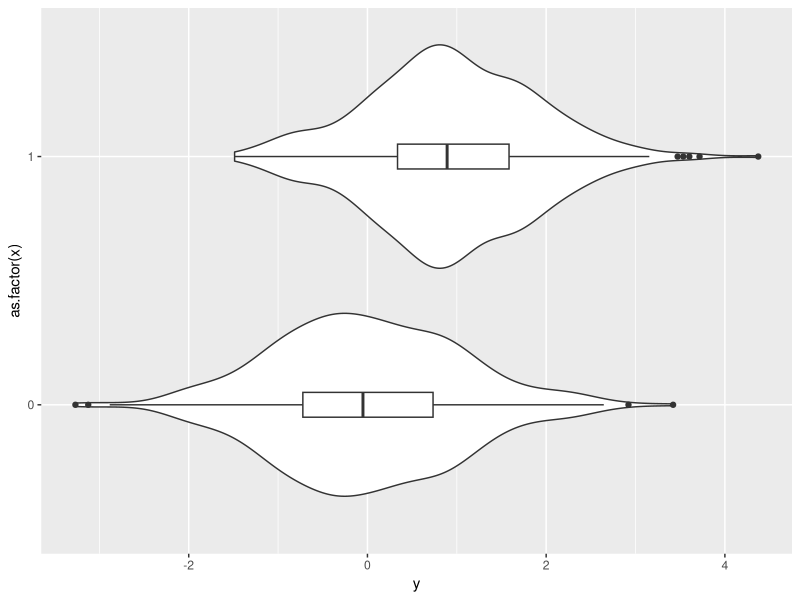
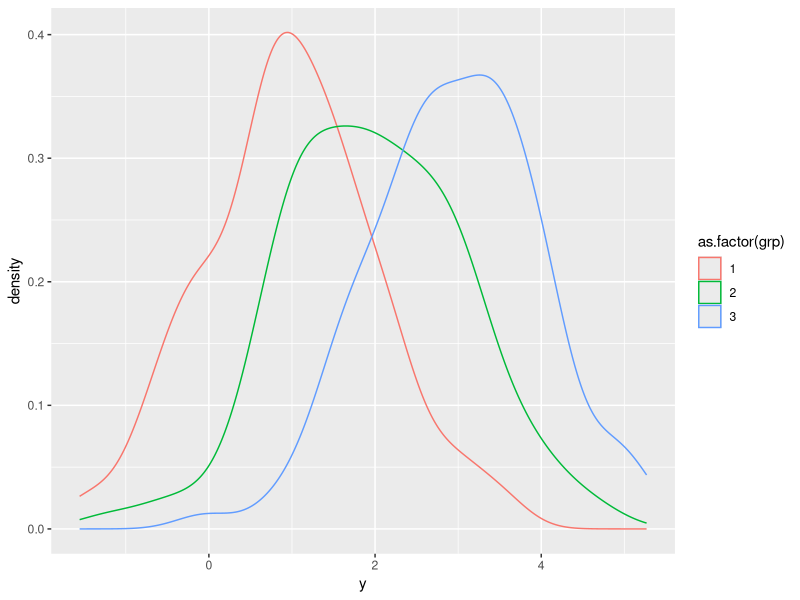

The R script that drew these images, in order:
## ---- chunk 1
library(dplyr)
library(ggplot2)

myvar = function(x) { mean(x^2) - mean(x)^2 }

x = sample(c(0:1), size = 1e3, replace = T)
y = x + rnorm(1e3, 0, 1)

data = data.frame(x, y)
ggplot(data, aes(x = as.factor(x), y = y)) + geom_violin() + geom_boxplot(width = 0.1) + coord_flip()

myvar(y)

myvar(y[x == 0])
myvar(y[x == 1])

(sigma = mean(myvar(y[x == 0]), myvar(y[x == 1])))

mean(y[x == 0])
mean(y[x == 1])

(evar = myvar(c(mean(y[x == 0]), mean(y[x == 1]))))

evar = rep(mean(y[x == 0]), times = 1e3)
evar[x == 1] = mean(y[x == 1])

myvar(evar)

f = lm(y ~ x - 1)
summary(f)
sigma(f)

var(y)
var(predict(f))
var(unique(predict(f)))

var(predict(f)) + sigma(f)
## ---- chunk 2
x = sample(c(0:1), size = 1e3, replace = T)
y = 2 * x + rnorm(1e3, 0, 1)

f = lm(y ~ x)
summary(f)
beta = coefficients(f)["x"]

beta^2 * var(x)
var(predict(f))

var(y)
sigma(f)
sigma(f) + beta^2 * var(x)
sigma(f) + var(predict(f))

x1 = rbinom(1e3, 2, .3)
var(x1)
p = mean(x1) / 2
2 * p * (1-p)
## ---- chunk 3
x1 = rnorm(1e2, 1, 1)
x2 = rnorm(1e2, 2, 1)
x3 = rnorm(1e2, 3, 1)

y = c(x1, x2, x3)
dd = data.frame(y = y, grp = rep(1:3, each = 1e2))

library(ggplot2)
library(dplyr)
ggplot(dd, aes(x = y)) + geom_density(aes(group = as.factor(grp), col = as.factor(grp)))

summary(aov(y ~ grp, data = dd))

df1 = 2 - 1
df2 = 3 * 1e2 - 2

sst = sum((y - mean(y))^2)
sst.g = (sum((mean(x1) - mean(y))^2) + sum((mean(x2) - mean(y))^2) + sum((mean(x3) - mean(y))^2)) * 1e2
sst.e = sum((x1 - mean(x1))^2) + sum((x2 - mean(x2))^2) + sum((x3 - mean(x3))^2)

sst.e + sst.g

F = (sst.g / df1) / (sst.e / df2)
